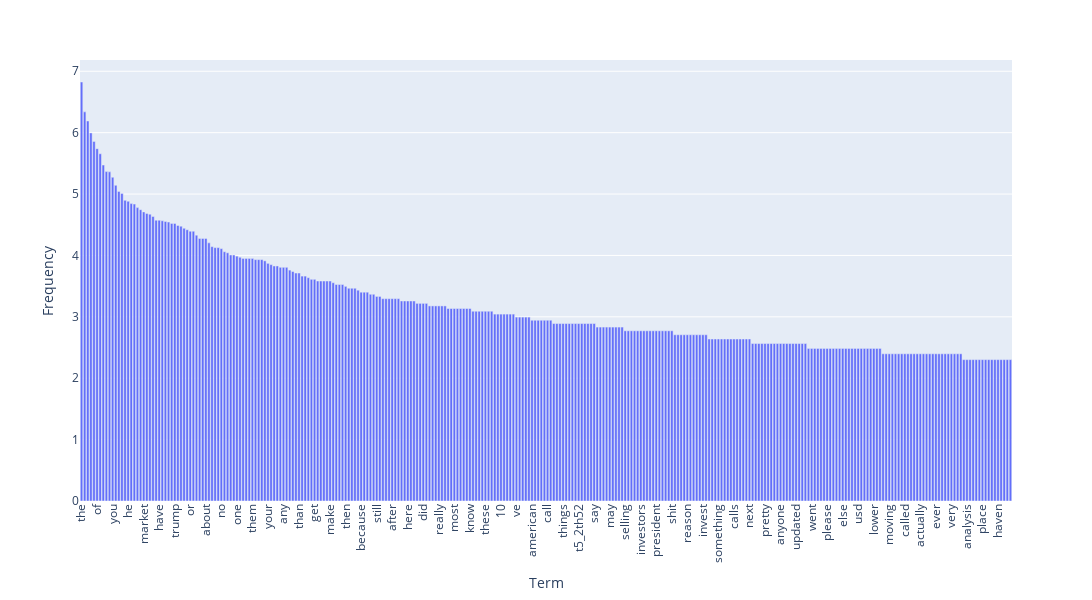

Source (notebook cell):
### Code cell
df_terms = pd.DataFrame({
    "term": count_vect.get_feature_names_out(),
    "frequency": term_frequencies_log
})

# sort by frequency (descending)
df_terms = df_terms.sort_values("frequency", ascending=False)
df_terms_sorted = df_terms[:300]

# plot sorted bar chart
fig = px.bar(df_terms_sorted,
             x="term",
             y="frequency",
             labels={"term": "Term", "frequency": "Frequency"})

fig.update_layout(xaxis_tickangle=-90, height=600, width=1200)
fig.show()

### Figure 1 — Plotly figure (JSON) as saved in the notebook; plotly's stock layout.template omitted (floating-point values rounded to 4 significant figures; data arrays with more than 128 entries replaced by an {"elided": "..."} marker saying what was removed)
{"data": [{"hovertemplate": "Term=%{x}<br>Frequency=%{y}<extra></extra>", "legendgroup": "", "marker": {"color": "#636efa", "pattern": {"shape": ""}}, "name": "", "orientation": "v", "showlegend": false, "textposition": "auto", "type": "bar", "x": {"elided": "300 str values"}, "xaxis": "x", "y": {"elided": "300 float values"}, "yaxis": "y"}], "layout": {"barmode": "relative", "height": 600, "legend": {"tracegroupgap": 0}, "margin": {"t": 60}, "width": 1200, "xaxis": {"anchor": "y", "domain": [0, 1], "tickangle": -90, "title": {"text": "Term"}}, "yaxis": {"anchor": "x", "domain": [0, 1], "title": {"text": "Frequency"}}}}
